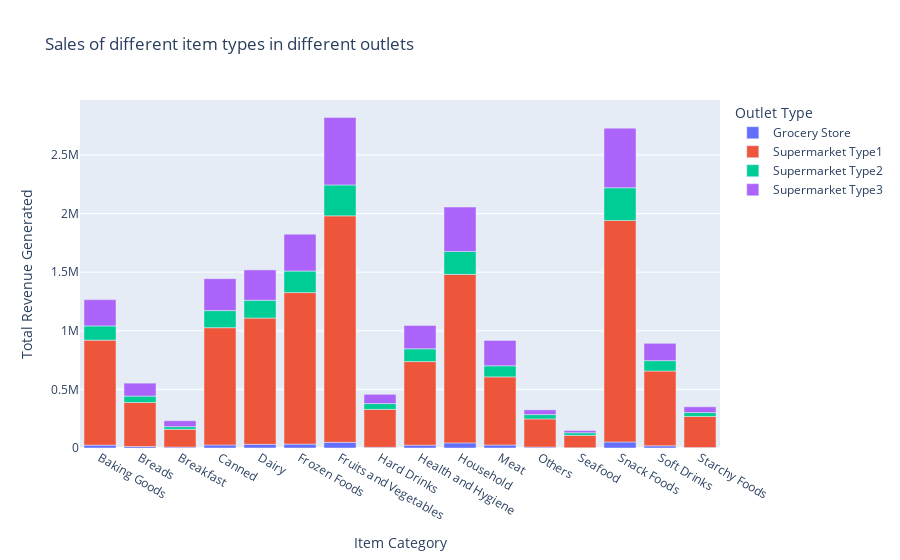

Notebook cell for this chart:
### Markdown cell above
#### Hypothesis 6
Major revenue for all outlets is generated by sale of Fruits and Vegetables.

### Code cell
item_type_sales = (
    df.groupby(["Item_Type", "Outlet_Type"])["Item_Outlet_Sales"].sum().reset_index()
)

ex.bar(
    data_frame=item_type_sales,
    x="Item_Type",
    y="Item_Outlet_Sales",
    title="Sales of different item types in different outlets",
    color="Outlet_Type",
    labels={
        "Item_Outlet_Sales": "Total Revenue Generated",
        "Item_Type": "Item Category",
        "Outlet_Type": "Outlet Type",
    },
)

### Figure 1 — Plotly figure (JSON) as saved in the notebook; plotly's stock layout.template omitted (floating-point values rounded to 4 significant figures)
{"data": [{"alignmentgroup": "True", "hovertemplate": "Outlet Type=Grocery Store<br>Item Category=%{x}<br>Total Revenue Generated=%{y}<extra></extra>", "legendgroup": "Grocery Store", "marker": {"color": "#636efa", "pattern": {"shape": ""}}, "name": "Grocery Store", "offsetgroup": "Grocery Store", "orientation": "v", "showlegend": true, "textposition": "auto", "type": "bar", "x": ["Baking Goods", "Breads", "Breakfast", "Canned", "Dairy", "Frozen Foods", "Fruits and Vegetables", "Hard Drinks", "Health and Hygiene", "Household", "Meat", "Others", "Seafood", "Snack Foods", "Soft Drinks", "Starchy Foods"], "xaxis": "x", "y": [24710.0, 12600.0, 7844.0, 25760.0, 31450.0, 33200.0, 48600.0, 5836.0, 24520.0, 43710.0, 25580.0, 7779.0, 2284.0, 51600.0, 18550.0, 3902.0], "yaxis": "y"}, {"alignmentgroup": "True", "hovertemplate": "Outlet Type=Supermarket Type1<br>Item Category=%{x}<br>Total Revenue Generated=%{y}<extra></extra>", "legendgroup": "Supermarket Type1", "marker": {"color": "#EF553B", "pattern": {"shape": ""}}, "name": "Supermarket Type1", "offsetgroup": "Supermarket Type1", "orientation": "v", "showlegend": true, "textposition": "auto", "type": "bar", "x": ["Baking Goods", "Breads", "Breakfast", "Canned", "Dairy", "Frozen Foods", "Fruits and Vegetables", "Hard Drinks", "Health and Hygiene", "Household", "Meat", "Others", "Seafood", "Snack Foods", "Soft Drinks", "Starchy Foods"], "xaxis": "x", "y": [895500.0, 375500.0, 151500.0, 1001000.0, 1077000.0, 1293000.0, 1932000.0, 323600.0, 712800.0, 1437000.0, 581000.0, 240200.0, 105600.0, 1889000.0, 638000.0, 265200.0], "yaxis": "y"}, {"alignmentgroup": "True", "hovertemplate": "Outlet Type=Supermarket Type2<br>Item Category=%{x}<br>Total Revenue Generated=%{y}<extra></extra>", "legendgroup": "Supermarket Type2", "marker": {"color": "#00cc96", "pattern": {"shape": ""}}, "name": "Supermarket Type2", "offsetgroup": "Supermarket Type2", "orientation": "v", "showlegend": true, "textposition": "auto", "type": "bar", "x": ["Baking Goods", "Breads", "Breakfast", "Canned", "Dairy", "Frozen Foods", "Fruits and Vegetables", "Hard Drinks", "Health and Hygiene", "Household", "Meat", "Others", "Seafood", "Snack Foods", "Soft Drinks", "Starchy Foods"], "xaxis": "x", "y": [121100.0, 54600.0, 22500.0, 145700.0, 152100.0, 183600.0, 263500.0, 49450.0, 108800.0, 196300.0, 94660.0, 37070.0, 22170.0, 278700.0, 88500.0, 33110.0], "yaxis": "y"}, {"alignmentgroup": "True", "hovertemplate": "Outlet Type=Supermarket Type3<br>Item Category=%{x}<br>Total Revenue Generated=%{y}<extra></extra>", "legendgroup": "Supermarket Type3", "marker": {"color": "#ab63fa", "pattern": {"shape": ""}}, "name": "Supermarket Type3", "offsetgroup": "Supermarket Type3", "orientation": "v", "showlegend": true, "textposition": "auto", "type": "bar", "x": ["Baking Goods", "Breads", "Breakfast", "Canned", "Dairy", "Frozen Foods", "Fruits and Vegetables", "Hard Drinks", "Health and Hygiene", "Household", "Meat", "Others", "Seafood", "Snack Foods", "Soft Drinks", "Starchy Foods"], "xaxis": "x", "y": [224200.0, 110500.0, 50430.0, 272200.0, 258900.0, 314700.0, 576000.0, 78960.0, 199100.0, 378300.0, 216300.0, 40510.0, 18810.0, 508700.0, 147800.0, 49170.0], "yaxis": "y"}], "layout": {"barmode": "relative", "legend": {"title": {"text": "Outlet Type"}, "tracegroupgap": 0}, "title": {"text": "Sales of different item types in different outlets"}, "xaxis": {"anchor": "y", "domain": [0, 1], "title": {"text": "Item Category"}}, "yaxis": {"anchor": "x", "domain": [0, 1], "title": {"text": "Total Revenue Generated"}}}}
